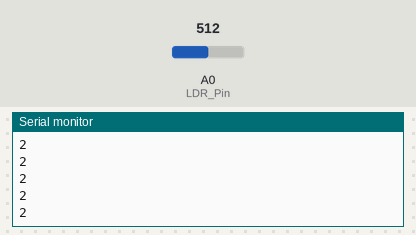
Recording of a sketch running on a simulated Arduino Uno, built with avr-gcc and run on an emulated ATmega328P. Shown: the last lines printed to the serial monitor. The inputs (shaded band) are chosen by the test bench; at power-on: A0 (LDR_Pin) = 512.

Above: at 1.2 s.
1.3 s: A0 (LDR_Pin) set to 716
At 1.68 s:
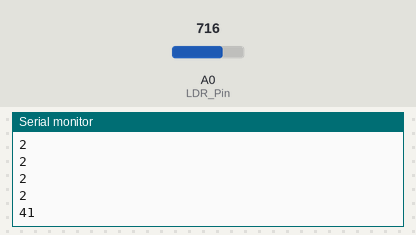
2.8 s: A0 (LDR_Pin) set to 900
At 2.93 s:
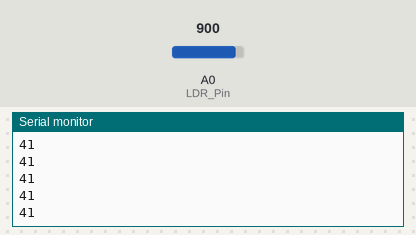
Timing chart, 0 to 5.8 s (numbered marks = the images above; inputs shaded):
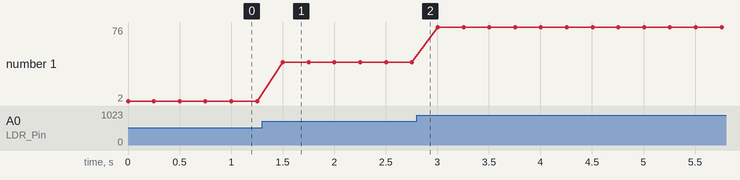

The sketch:

LDR1.ino
```cpp
int LDR_Pin = A0; //analog pin 0

void setup(){
  Serial.begin(9600);
}

void loop()
{
  int32_t LDRReading = analogRead(LDR_Pin);
  //int32_t LDRReading = 255 - analogRead(LDR_Pin) / 4;

  int32_t LDRfinal = map(LDRReading, 500, 1024, 0, 100);
  Serial.println(LDRfinal);
  delay(250);
}
```

Measured:
- after the input at 1.3 s, the serial monitor: prints a new line after 0.20 s (image 1)
- plotted number 1: 2 → 41 after the input at 1.3 s, 41 → 76 after the input at 2.8 s
